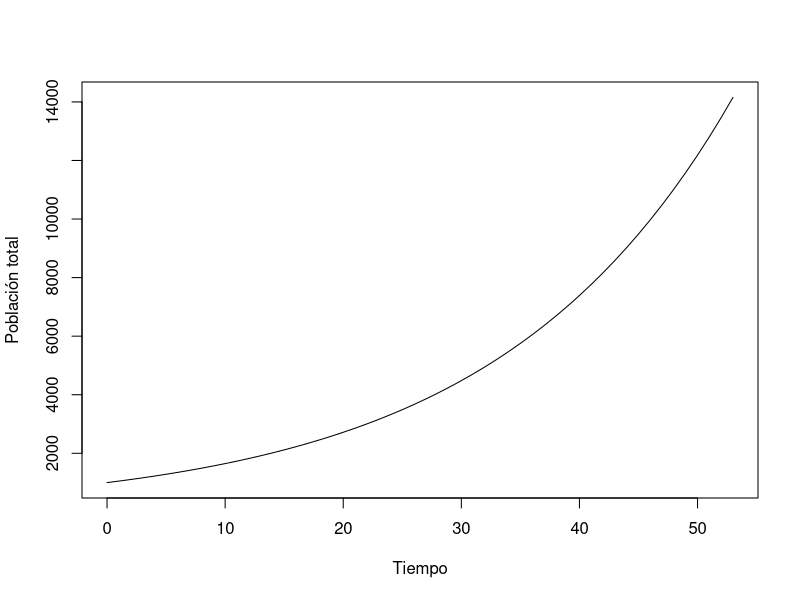
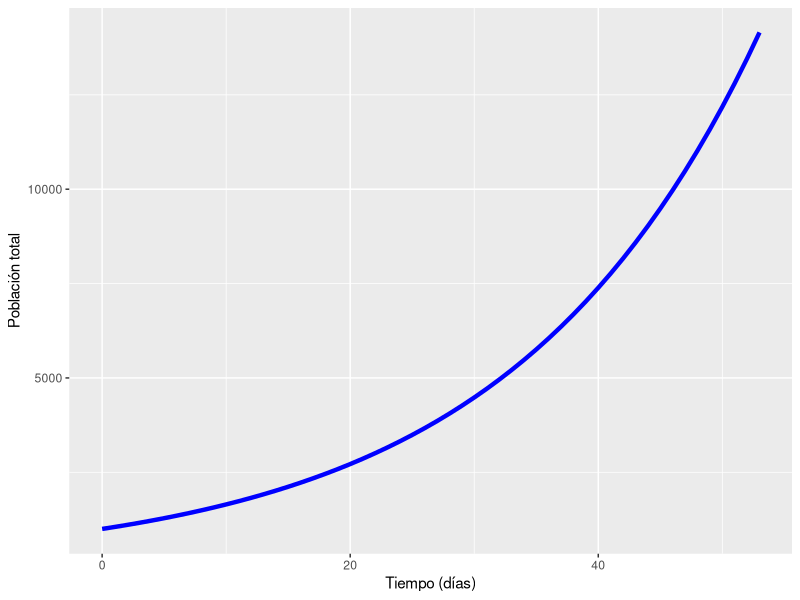

These figures' R source, in order:

library(ggplot2)
library(deSolve)

ODE = function(t,y,parms){
  with(as.list(c(y,parms)),{
    dydt= k*y
    return(list(c(dydt))) #return
  })
}

### CONDICIONES INICIALES 

k=0.05
y=1000

init= c(y=y)
parms = c(k = k)
t=seq(0,53,1)
out = ode(y=init, times=t,func= ODE, parms=parms,method = "rk4")

head(out) ##muestra los primeros 6 valores guardados en out

plot(out[,1],out[,2], type="l",xlab= "Tiempo",
     ylab= "Población total") ##gráfica para S(t)


x= out[,1]
y=out[,2]
solucion = data.frame(out)
ggplot(solucion, aes(x=time, y=y))+
  geom_line(color = "blue", size=1.5) +
  xlab("Tiempo (días)") +
  ylab("Población total") 
